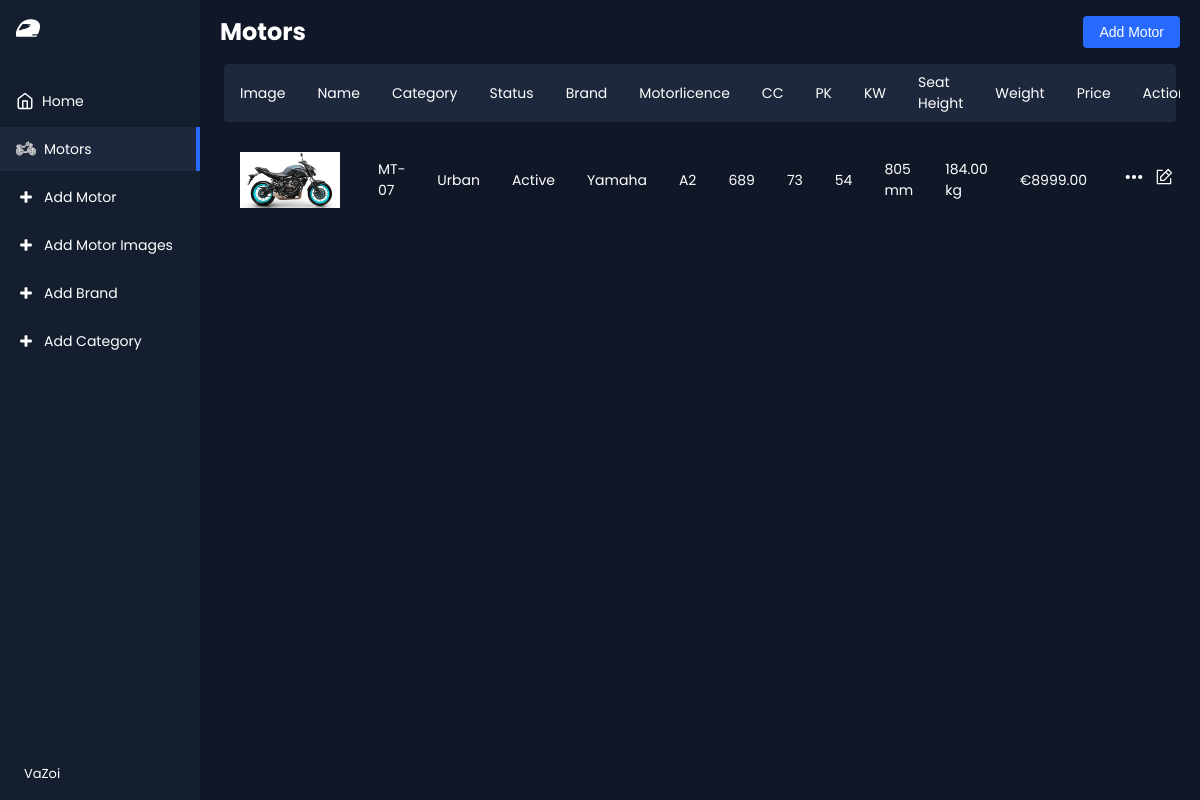
Before: /Project/home/motors.php with the older database file.
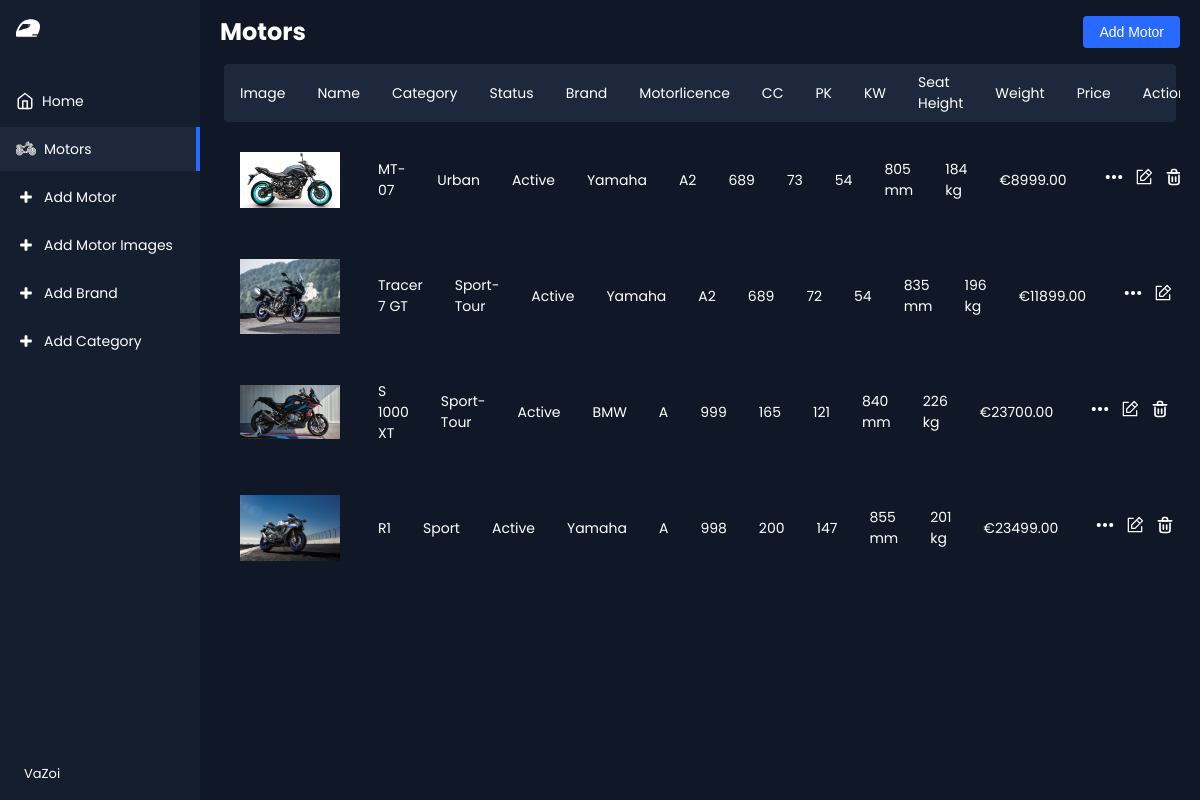
After: the same page with the newer database file.
### tables this page shows
CREATE TABLE `motors` (
  `motor_id` int(11) NOT NULL,
  `category_id` int(11) DEFAULT NULL,
  `brand_id` int(11) DEFAULT NULL,
  `motorlicense_id` int(11) DEFAULT NULL,
  `status_id` int(11) DEFAULT NULL,
  `name` varchar(255) NOT NULL,
  `price` decimal(10,2) DEFAULT NULL,
  `cc` int(11) DEFAULT NULL,
  `pk` int(11) DEFAULT NULL,
  `kw` int(11) DEFAULT NULL,
  `seat_height` int(11) DEFAULT NULL,
  `weight` int(11) DEFAULT NULL
);

CREATE TABLE `motor_images` (
  `image_id` int(11) NOT NULL,
  `motor_id` int(11) DEFAULT NULL,
  `image_path` varchar(255) DEFAULT NULL
);

CREATE TABLE `category` (
  `category_id` int(11) NOT NULL,
  `category` varchar(255) NOT NULL
);

CREATE TABLE `status` (
  `status_id` int(11) NOT NULL,
  `status` varchar(255) NOT NULL
);

CREATE TABLE `brands` (
  `brand_id` int(11) NOT NULL,
  `brand_name` varchar(255) NOT NULL
);

CREATE TABLE `motorlicenses` (
  `motorlicense_id` int(11) NOT NULL,
  `motorlicense_name` varchar(255) NOT NULL
);

### Project/database/database.php (called while the page is built, shortened)
<?php
class Database
{
    private $dbh;
    public function __construct()
    {
        $this->host = 'localhost';
        $this->username = 'root';
        $this->password = '';
        $this->database = 'php_FavoriteMotors';
        $this->port = 3306;
        $dsn = "mysql:host=$this->host;port=$this->port;dbname=$this->database";
        try{
            $this->dbh = new PDO($dsn, $this->username, $this->password);
            $this->dbh->setAttribute(PDO::ATTR_ERRMODE, PDO::ERRMODE_EXCEPTION);
        } catch (PDOException $e) {
            die("Connection error: " . $e->getMessage());
        }
    }
    public function run($query, $args = null) : PDOStatement | false
    {
        $stmt = $this->dbh->prepare($query);
        $stmt->execute($args);
        return $stmt;
    }
}

### Project/database/motor.php (called while the page is built, shortened)
<?php
class Motor
{
    private $dbh;
    private $motortable = 'motors';
    private $imagetable = 'motor_images';
    public function __construct(Database $dbh)
    {
        $this->dbh = $dbh;
    }
    public function getMotors() {
        $query = "
            SELECT m.*, c.category as category_name, b.brand_name as brand_name, s.status as status_name, l.motorlicense_name as motorlicense_name
            FROM $this->motortable m
            LEFT JOIN category c ON m.category_id = c.category_id
            LEFT JOIN brands b ON m.brand_id = b.brand_id
            LEFT JOIN status s ON m.status_id = s.status_id
            LEFT JOIN motorlicenses l ON m.motorlicense_id = l.motorlicense_id";
        return $this->dbh->run($query)->fetchAll(PDO::FETCH_ASSOC);
    }
    public function getMotorImages($motor_id)
    {
        $query = "SELECT * FROM $this->imagetable WHERE motor_id = :motor_id";
        $params = [':motor_id' => $motor_id];
        try {
            $stmt = $this->dbh->run($query, $params);
            return $stmt->fetchAll(PDO::FETCH_ASSOC);
        } catch (PDOException $e) {
            error_log('Failed to fetch motor images: ' . $e->getMessage());
            return [];
        }
    }
}

### Project/home/motors.php (the view, shortened to what this page needs)
<?php
require '../database/other.php';
require '../database/database.php';
require '../database/motor.php';
$db = new Database();
$motorModel = new Motor($db);
$motors = $motorModel->getMotors();
?>
<!DOCTYPE html>
<html lang="en">
<head>
    <link rel="stylesheet" href="https://cdnjs.cloudflare.com/ajax/libs/normalize/5.0.0/normalize.min.css">
    <link rel="stylesheet" href="../style/css/style.css">
</head>
<body>
<div class="app-container">
    <div id="nav" class="sidebar"></div>
    <div class="app-content">
        <div class="app-content-header">
            <h1 class="app-content-headerText">Motors</h1>
            <a href="add_motor.php"><button class="app-content-headerButton">Add Motor</button></a>
        </div>
        <div class="app-content-actions">
        <div class="products-area-wrapper tableView">
            <div class="products-header">
                <div class="product-cell image">Image</div>
                <div class="product-cell stock">Name</div>
                <div class="product-cell category">Category</div>
                <div class="product-cell status-cell">Status</div>
                <div class="product-cell sales">Brand</div>
                <div class="product-cell stock">Motorlicence</div>
                <div class="product-cell stock">CC</div>
                <div class="product-cell stock">PK</div>
                <div class="product-cell stock">KW</div>
                <div class="product-cell stock">Seat Height</div>
                <div class="product-cell stock">Weight</div>
                <div class="product-cell stock">Price</div>
                <div class="product-cell stock">Action</div>
            </div>
            <div class="products-">
                <?php
                foreach ($motors as $motor) {
                    echo "<div class='products-row'>";
                    echo "<div class='product-cell image'>";
                    $images = $motorModel->getMotorImages($motor['motor_id']);
                    $image = !empty($images) ? $images[0]['image_path'] : 'default_image_path';
                    echo "<img src='{$image}' alt='Motor Image' style='width:100px;height:100px;'>";
                    echo "</div>";
                    echo "<div class='product-cell stock'><span>{$motor['name']}</span></div>";
                    echo "<div class='product-cell category'><span>{$motor['category_name']}</span></div>";
                    echo "<div class='product-cell status-cell'><span>{$motor['status_name']}</span></div>";
                    echo "<div class='product-cell sales'><span>{$motor['brand_name']}</span></div>";
                    echo "<div class='product-cell stock'><span>{$motor['motorlicense_name']}</span></div>";
                    echo "<div class='product-cell stock'><span>{$motor['cc']}</span></div>";
                    echo "<div class='product-cell stock'><span>{$motor['pk']}</span></div>";
                    echo "<div class='product-cell stock'><span>{$motor['kw']}</span></div>";
                    echo "<div class='product-cell stock'><span>{$motor['seat_height']} mm</span></div>";
                    echo "<div class='product-cell stock'><span>{$motor['weight']} kg</span></div>";
                    echo "<div class='product-cell stock'>&#8364; <span>{$motor['price']}</span></div>";
                    echo "<div class='product-cell stock'>";
                    echo "<a href='view_motor.php?id={$motor['motor_id']}'>";
                    echo "</a>";
                    echo "<a href='edit_motor.php?id={$motor['motor_id']}'>";
                    echo "</a>";
                    echo "<a href='delete_motor.php?id={$motor['motor_id']}'>";
                    echo "</a>";
                    echo "</div>";
                    echo "</div>";
                }
                ?>
            </div>
        </div>
    </div>
</div>
</body>
</html>

### Project/style/css/style.css (style rules this page uses)
* { box-sizing: border-box; }
:root { --app-bg: #101827; --sidebar: rgba(21, 30, 47, 1); --sidebar-main-color: #fff; --table-border: #1a2131; --table-header: #1a2131; --app-content-main-color: #fff; --sidebar-link: #fff; --sidebar-active-link: #1d283c; --sidebar-hover-link: #1a2539; --action-color: #2869ff; --action-color-hover: #6291fd; --app-content-secondary-color: #1d283c; --filter-reset: #2c394f; --filter-shadow: rgba(16, 24, 39, 0.8) 0px 6px 12px -2px, rgba(0, 0, 0, 0.3) 0px 3px 7px -3px; }
body, html { margin: 0; padding: 0; height: 100%; width: 100%; }
body { font-family: "Poppins", sans-serif; background-color: var(--app-bg); -webkit-font-smoothing: antialiased; -moz-osx-font-smoothing: grayscale; }
.app-container { border-radius: 4px; width: 100%; height: 100%; display: flex; overflow: auto; box-shadow: rgba(99, 99, 99, 0.2) 0px 2px 8px 0px; max-width: 2000px; margin: 0 auto; }
.sidebar { flex-basis: 200px; max-width: 200px; flex-shrink: 0; background-color: var(--sidebar); display: flex; flex-direction: column; position: sticky; top: 0; height: 100vh; overflow-y: auto; }
.app-content { padding: 16px; background-color: var(--app-bg); height: 100%; flex: 1; overflow: auto; display: flex; flex-direction: column; }
.app-content-header { display: flex; align-items: center; justify-content: space-between; padding: 0 4px; }
.app-content-headerText { color: var(--app-content-main-color); font-size: 24px; line-height: 32px; margin: 0; }
.app-content-headerButton { background-color: var(--action-color); color: #fff; font-size: 14px; line-height: 24px; border: none; border-radius: 4px; height: 32px; padding: 0 16px; transition: 0.2s; cursor: pointer; }
.app-content-actions { display: flex; justify-content: space-between; align-items: center; padding: 16px 4px; }
.products-area-wrapper { width: 100%; max-height: 100%; overflow: auto; padding: 0 4px; }
.tableView .products-header { display: flex; align-items: center; border-radius: 4px; background-color: var(--app-content-secondary-color); position: sticky; top: 0; }
.tableView .products-row { display: flex; align-items: center; border-radius: 4px; }
.tableView .product-cell { flex: 1; padding: 8px 16px; color: var(--app-content-main-color); font-size: 14px; display: flex; align-items: center; }
.tableView .product-cell img { width: 32px; height: 32px; border-radius: 6px; margin-right: 6px; object-fit: contain; }
.tableView .product-cell svg { margin: 5px; }

Changed rows visible on the page:
computed for motors "MT-07": weight "184.00" → "184"
added motors: motor_images.image_path (picture), name "Tracer 7 GT", category.category "Sport-Tour", status.status "Active", brand.brand_name "Yamaha", motorlicense.motorlicense_name "A2", cc "689", pk "72", kw "54", seat_height "835", weight "196", price "11899.00"
added motors: motor_images.image_path (picture), name "S 1000 XT", category.category "Sport-Tour", status.status "Active", brand.brand_name "BMW", motorlicense.motorlicense_name "A", cc "999", pk "165", kw "121", seat_height "840", weight "226", price "23700.00"
added motors: motor_images.image_path (picture), name "R1", category.category "Sport", status.status "Active", brand.brand_name "Yamaha", motorlicense.motorlicense_name "A", cc "998", pk "200", kw "147", seat_height "855", weight "201", price "23499.00"
